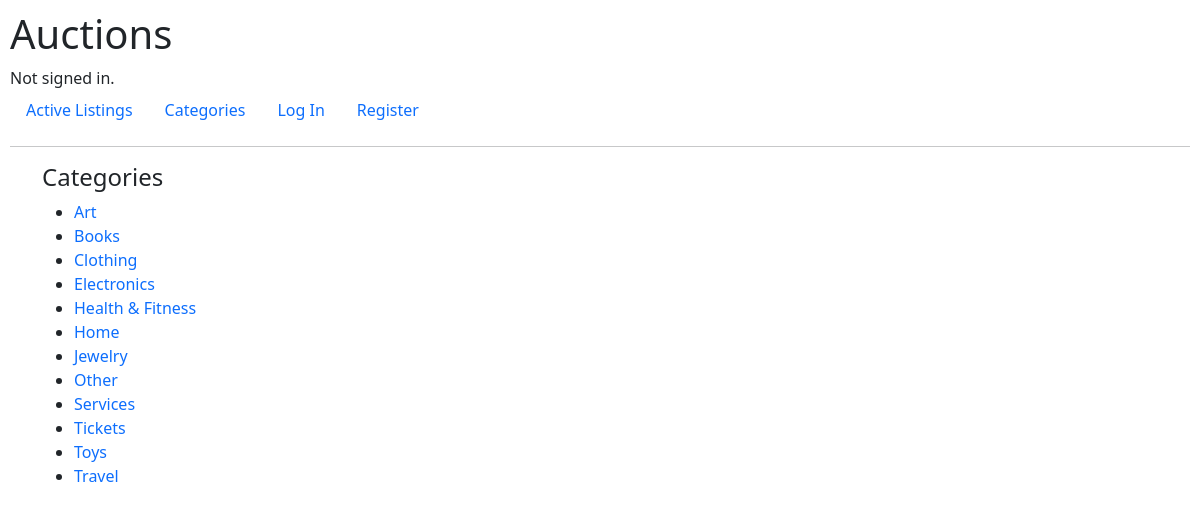
Page /categories/ on the committed database.
### auctions/models.py (models this page shows, shortened)
class Category(models.Model):
    title = models.CharField(max_length=30)

### auctions/views.py (the view)
# urls.py: path("categories/", views.categories_list, name="categories"),
def categories_list(request):
    return render(request, "auctions/categories.html", {"categories":Category.objects.all()})

### auctions/context_processors.py (called while the page is built)
def watchlist_processor(request):
    if request.user.is_authenticated:
        return {"watchlist_badge":request.user.watchlist.listings.count()}
    else:
        return {"watchlist_badge":0}

### auctions/templates/auctions/categories.html (shortened to what this page needs)
{% extends "auctions/layout.html" %}
{% block body %}
    <h4>Categories</h4>
    <ul>
        {% for category in categories %}
            <li><a href="{% url 'category' category.id %}">{{ category.title }}</a></li>
        {% endfor %}
    </ul>
{% endblock %}`

### auctions/templates/auctions/layout.html (shortened to what this page needs)
{% load static %}
<!DOCTYPE html>
<html lang="en">
    <head>
        <link href="https://cdn.jsdelivr.net/npm/bootstrap@5.3.0/dist/css/bootstrap.min.css" rel="stylesheet">
        <link type="text/css" href="{% static 'auctions/styles.css' %}" rel="stylesheet">
    </head>
    <body>
        <h1>Auctions</h1>
        <div>
            {% if user.is_authenticated %}
                Signed in as <strong>{{ user.username }}</strong>.
            {% else %}
                Not signed in.
            {% endif %}
        </div>
        <ul class="nav">
            <li class="nav-item">
                <a class="nav-link" href="{% url 'index' %}">Active Listings</a>
            </li>
            <li class="nav-item">
                <a class="nav-link" href="{% url 'categories' %}">Categories</a>
            </li>
            {% if user.is_authenticated %}
                <li class="nav-item">
                    <a href="{% url 'watchlist' %}" class="nav-link">Watchlist <span class="badge text-bg-secondary">{{ watchlist_badge }}</span></a>
                </li>
                <li class="nav-item">
                    <a class="nav-link" href="{% url 'create listing' %}">Create Listing</a>
                </li>
                <li class="nav-item">
                    <a class="nav-link" href="{% url 'logout' %}">Log Out</a>
                </li>
            {% else %}
                <li class="nav-item">
                    <a class="nav-link" href="{% url 'login' %}">Log In</a>
                </li>
                <li class="nav-item">
                    <a class="nav-link" href="{% url 'register' %}">Register</a>
                </li>
            {% endif %}
        </ul>
        <hr>
        <main class="container">
            {% block body %}
            {% endblock %}
        </main>
    </body>
</html>

### auctions/static/auctions/styles.css (style rules this page uses)
body { padding: 10px; }
a { text-decoration: none; }

### rows in the picture
Category: title "Art"
Category: title "Books"
Category: title "Clothing"
Category: title "Electronics"
Category: title "Health & Fitness"
Category: title "Home"
Category: title "Jewelry"
Category: title "Other"
Category: title "Services"
Category: title "Tickets"
Category: title "Toys"
Category: title "Travel"
